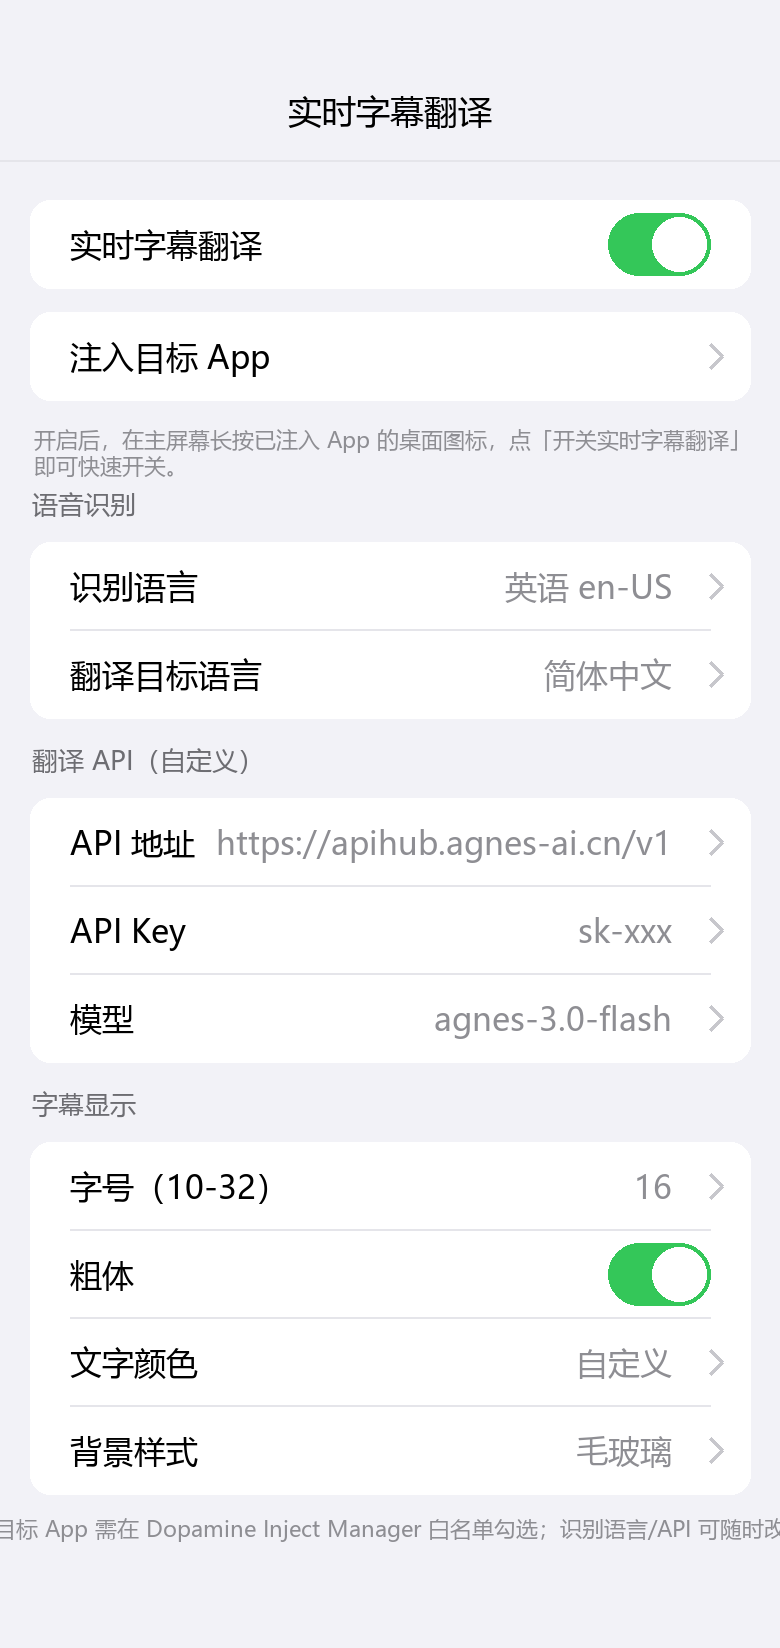

The script that saved this image:
#!/usr/bin/env python3
# ui_preview.py - 将 Root.plist 的设置面板渲染为 iOS 设置风格的预览图
import plistlib
from PIL import Image, ImageDraw, ImageFont

FONT_PATH = r"C:\Windows\Fonts\msyh.ttc"

def font(size_pt):
    return ImageFont.truetype(FONT_PATH, int(size_pt * 2))  # 2x 渲染

# 配色（iOS）
BG      = (242, 242, 247)
CARD    = (255, 255, 255)
LABEL   = (0, 0, 0)
VALUE   = (142, 142, 147)
GROUP   = (109, 109, 114)
LINE    = (229, 229, 234)
SW_ON   = (52, 199, 89)
CHEV    = (199, 199, 204)
SLIDER_TRACK = (216, 216, 220)
SLIDER_FILL  = (52, 120, 246)

W = 780          # 2x of 390pt
M = 30           # 卡片外边距（px）
CARD_R = 20      # 圆角
ROW_H = 88       # 行高（2x 44pt）
PAD = 30

def chevron(d, x, y):
    d.line([(x, y-12), (x+12, y), (x, y+12)], fill=CHEV, width=5)

def draw_switch(d, x, y, on=True):
    w, h = 102, 62
    r = h // 2
    if on:
        d.rounded_rectangle([x, y, x+w, y+h], radius=r, fill=SW_ON)
        d.ellipse([x+w-h+4, y+4, x+w-4, y+h-4], fill=(255,255,255))
    else:
        d.rounded_rectangle([x, y, x+w, y+h], radius=r, outline=CHEV, width=4)
        d.ellipse([x+4, y+4, x+h-4, y+h-4], fill=(255,255,255))

def draw_slider(d, x, y, pct):
    track_w, track_h = 480, 8
    d.rounded_rectangle([x, y, x+track_w, y+track_h], radius=4, fill=SLIDER_TRACK)
    fill_w = track_w * pct
    d.rounded_rectangle([x, y, x+fill_w, y+track_h], radius=4, fill=SLIDER_FILL)
    cx = x + fill_w
    d.ellipse([cx-28, y-24, cx+28, y+track_h+24], fill=(255,255,255), outline=SLIDER_TRACK, width=4)

def main():
    with open(r"PrefBundle\Root.plist", "rb") as f:
        root = plistlib.load(f)

    rows = []  # (type, label, value)
    groups = []
    current = []
    current_title = ""
    current_footer = ""
    for item in root["items"]:
        cell = item.get("cell", "")
        if cell == "PSGroupCell":
            if current:
                groups.append((current_title, current, current_footer))
            current_title = item.get("label", "")
            current_footer = item.get("footerText", "")
            current = []
        else:
            label = item.get("label", item.get("key", ""))
            key = item.get("key", "")
            if cell == "PSToggleSwitchSpecifier":
                current.append(("switch", label, key))
            elif cell == "PSSliderSpecifier":
                current.append(("slider", label, str(item.get("default", 16))))
            elif cell == "PSMultiValueSpecifier":
                # 多选项显示当前值对应的中文 title（模拟 iOS 面板真实显示）
                titles = item.get("titles", [])
                values = item.get("values", [])
                cur = item.get("default", values[0] if values else "")
                title = cur
                if cur in values:
                    idx = values.index(cur)
                    if idx < len(titles):
                        title = titles[idx]
                current.append(("row", label, title))
            else:
                default = item.get("default", "")
                value = str(default) if default else item.get("placeholder", "")
                current.append(("row", label, value))
    if current:
        groups.append((current_title, current, current_footer))

    # 估算高度
    h = 180
    for title, items, footer in groups:
        if title:
            h += 70
        h += 20 + len(items) * ROW_H
        if footer:
            h += 70
    h += 120
    img = Image.new("RGB", (W, h), BG)
    d = ImageDraw.Draw(img)

    # 状态栏 + 导航栏
    f_nav = font(17)
    d.text((W//2, 110), "实时字幕翻译", font=f_nav, fill=LABEL, anchor="mm")
    d.line([(0, 160), (W, 160)], fill=LINE, width=2)
    f_group = font(13)

    y = 200
    f_footer = font(11)
    for title, items, footer in groups:
        if title:
            d.text((M+2, y), title, font=f_group, fill=GROUP)
            y += 56
        card_x = M
        card_y = y
        card_h = len(items) * ROW_H
        d.rounded_rectangle([card_x, card_y, W-M, card_y+card_h], radius=CARD_R, fill=CARD)
        for i, (typ, label, value) in enumerate(items):
            ry = card_y + i * ROW_H
            f_lbl = font(16)
            f_val = font(16)
            if typ == "switch":
                d.text((card_x+40, ry+ROW_H//2), label, font=f_lbl, fill=LABEL, anchor="lm")
                draw_switch(d, W-M-102-40, ry + (ROW_H-62)//2, on=True)
            elif typ == "slider":
                d.text((card_x+40, ry+ROW_H//2), label, font=f_lbl, fill=LABEL, anchor="lm")
                draw_slider(d, card_x+40+260, ry + ROW_H//2 - 4, 0.22)
                d.text((W-M-40, ry+ROW_H//2), value, font=f_val, fill=VALUE, anchor="rm")
            else:
                d.text((card_x+40, ry+ROW_H//2), label, font=f_lbl, fill=LABEL, anchor="lm")
                # 值文字（太长截断）
                val = value
                if len(val) > 34:
                    val = val[:33] + "…"
                d.text((card_x+40, ry+ROW_H//2), "", font=f_lbl, fill=LABEL)
                tw = d.textlength(val, font=f_val)
                d.text((W-M-40-38, ry+ROW_H//2), val, font=f_val, fill=VALUE, anchor="rm")
                chevron(d, W-M-40, ry+ROW_H//2)
            if i < len(items) - 1:
                d.line([(card_x+40, ry+ROW_H-1), (W-M-40, ry+ROW_H-1)], fill=LINE, width=2)
        y += card_h + 24
        if footer:
            # 分组 footer 灰字（可换行）
            lines = []
            cur = ""
            for ch in footer:
                cur += ch
                if d.textlength(cur, font=f_footer) > W - 2*M - 8:
                    lines.append(cur.rstrip())
                    cur = ""
            if cur:
                lines.append(cur)
            for j, ln in enumerate(lines[:3]):
                d.text((M+4, y), ln, font=f_footer, fill=VALUE)
                y += 26
            y += 10

    # 底部提示
    f_tip = font(11)
    tip = "目标 App 需在 Dopamine Inject Manager 白名单勾选；识别语言/API 可随时改"
    d.text((W//2, y + 10), tip, font=f_tip, fill=VALUE, anchor="mm")

    out = r"ui_preview.png"
    img.save(out)
    print("saved", out, img.size)

if __name__ == "__main__":
    main()
